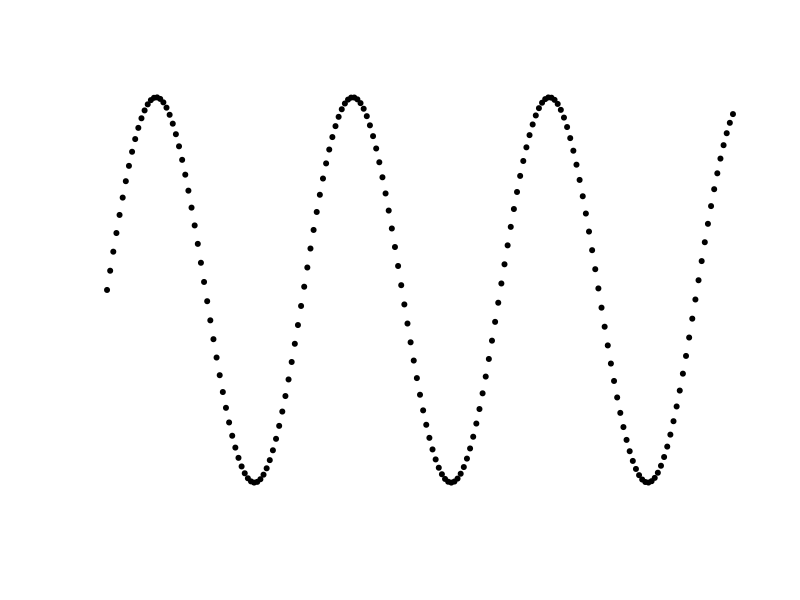
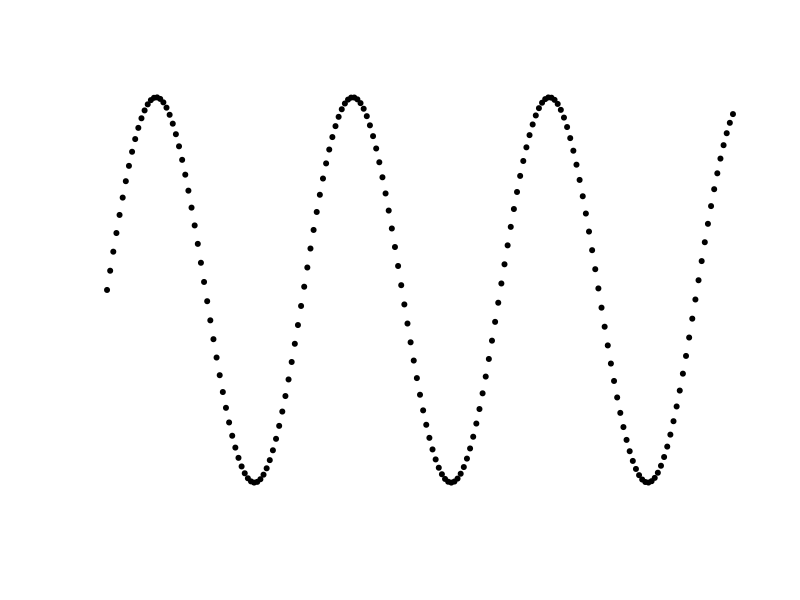

Write R code to recreate these figures, in order.
## ---- chunk 1
x = seq(0, 20, 0.1)
y = x * pi
y = sin(x)
plot(x, y, pch = 20, axes = FALSE, xlab = "", ylab = "")
## ---- chunk 2
plot(x, y, pch = 20, axes = FALSE, xlab = "", ylab = "")
